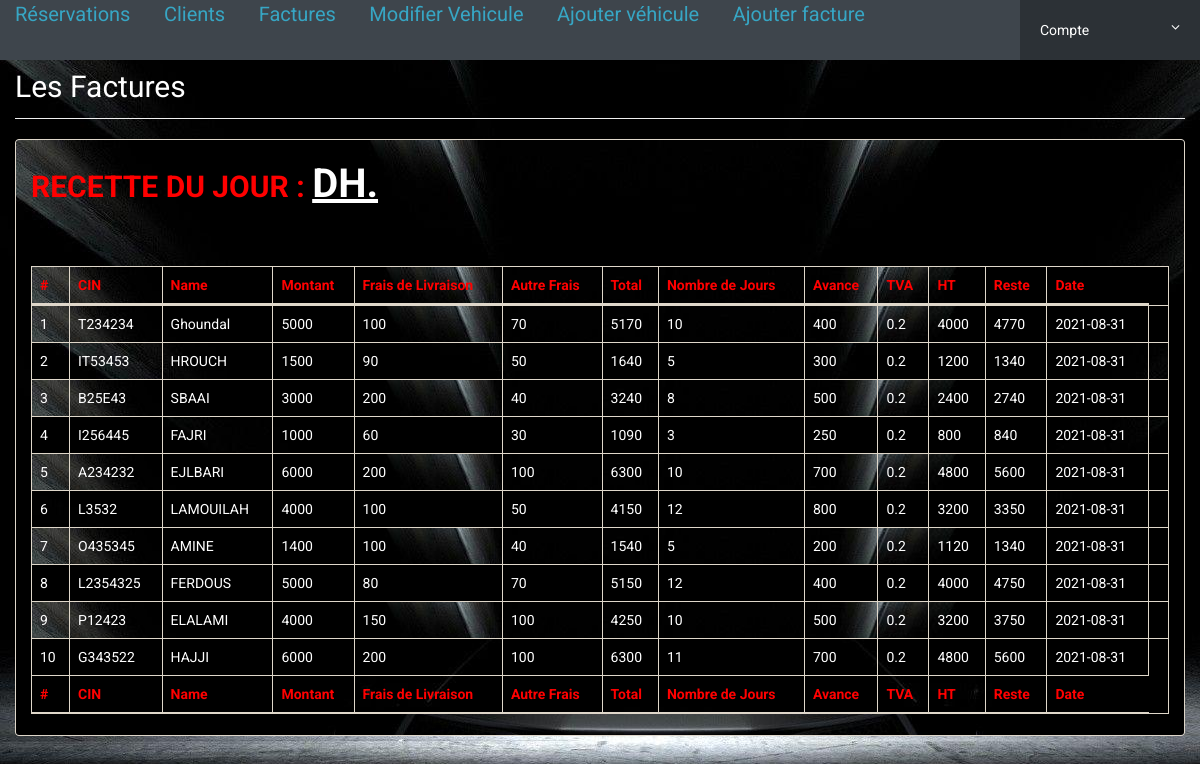
Screenshot of /admin/tblfacture.php (signed in) with the database file from the repository.
### tables this page shows
CREATE TABLE IF NOT EXISTS `facture` (
  `id` int(11) NOT NULL AUTO_INCREMENT,
  `avance` varchar(255) DEFAULT NULL,
  `fraislv` varchar(255) DEFAULT NULL,
  `frais` int(11) DEFAULT NULL,
  `CIN` varchar(30) NOT NULL,
  `nbjours` int(11) NOT NULL,
  `ttc` double NOT NULL,
  `tva` double NOT NULL DEFAULT '0.2',
  `Name` varchar(50) NOT NULL,
  `matricule` varchar(50) NOT NULL,
  `montant` int(11) NOT NULL,
  `dates` date NOT NULL,
  `total` double NOT NULL,
  PRIMARY KEY (`id`)
);

### admin/tblfacture.php (the view, shortened to what this page needs)
<?php
include('includes/config.php');
if(strlen($_SESSION['alogin'])==0)
	{
header('location:index.php');
}
else{
 ?>
 <!doctype html>
<html lang="en" class="no-js">
<head>
	<link rel="stylesheet" href="css/font-awesome.min.css">
	<link rel="stylesheet" href="css/bootstrap.min.css">
	<link rel="stylesheet" href="css/dataTables.bootstrap.min.css">
	<link rel="stylesheet" href="css/bootstrap-social.css">
	<link rel="stylesheet" href="css/bootstrap-select.css">
	<link rel="stylesheet" href="css/fileinput.min.css">
	<link rel="stylesheet" href="css/awesome-bootstrap-checkbox.css">
	<link rel="stylesheet" href="css/style.css">
</head>
<body>
	<?php include('includes/header.php');?>
	<div class="ts-main-content">
		<div class="content-">
			<div class="container-fluid">
				<div class="row">
					<div class="col-md-12">
						<h2 class="page-title" style = "color: white ">Les Factures</h2>
						<div class="panel panel-default">
							<div class="panel-body">
								<table id="zctb" class="display table table-striped table-bordered " cellspacing="0" width="100%">
									<thead>
										<tr>
										<th>#</th>
										<th>CIN</th>
										<th>Name</th>
										<th>Montant</th>
										<th>Frais de Livraison</th>
										<th>Autre Frais</th>
										<th>Total</th>
										<th>Nombre de Jours</th>
										<th>Avance</th>
										<th>TVA</th>
										<th>HT</th>
										<th>Reste</th>
										<th>Date</th>
										</tr>
									</thead>
									<tfoot>
										<tr>
										<th>#</th>
										<th>CIN</th>
										<th>Name</th>
										<th>Montant</th>
										<th>Frais de Livraison</th>
										<th>Autre Frais</th>
										<th>Total</th>
										<th>Nombre de Jours</th>
										<th>Avance</th>
										<th>TVA</th>
										<th>HT</th>
										<th>Reste</th>
										<th>Date</th>
										</tr>
									</tfoot>
									<tbody>
									<?php $sql = "SELECT facture.Name,facture.CIN,facture.avance,facture.fraislv,facture.frais,facture.nbjours, facture.montant, facture.matricule, facture.tva, facture.dates from facture  ";
											$query = $pdo -> prepare($sql);
											$query->execute();
											$results=$query->fetchAll(PDO::FETCH_OBJ);
											$cnt=1;
											if($query->rowCount() > 0)
											{
											foreach($results as $result)
											{				?>
										<tr>
											<?php $result->total = $result->montant + $result->fraislv + $result->frais;	?>
											<td><?php echo htmlentities($cnt);?></td>
											<td><?php echo htmlentities($result->CIN);?></td>
											<td><?php echo htmlentities($result->Name);?></td>
											<td><?php echo htmlentities($result->montant);?></td>
											<td><?php echo htmlentities($result->fraislv);?></td>
											<td><?php echo htmlentities($result->frais);?></td>
											<td class="tot"><?php echo htmlentities($result->total);?></td>
											<td><?php echo htmlentities($result->nbjours);?></td>
											<td><?php echo htmlentities($result->avance);?></td>
											<td><?php echo htmlentities($result->tva);?></td>
											<td><?php echo htmlentities($result->montant-($result->montant*$result->tva));?></td>
											<td><?php echo htmlentities($result->total-$result->avance);?></td>
											<td><?php echo htmlentities($result->dates);?></td>
											<td></td>
											</tr>
										<?php
										$cnt=$cnt+1;
												}} ?>
											<?php
												$sql = "select SUM(montant + fraislv + frais) as somme from facture WHERE dates =  CURDATE()  ";
												$query = $pdo -> prepare($sql);
												$query->execute();
												$results=$query->fetchAll(PDO::FETCH_OBJ);
												foreach($results as $result)
													{				?>
												<p style = "font-size : 30px; color : Red;font-weight : bold"> RECETTE DU JOUR :  <span style = " font-size : 40px; text-decoration : underline; color : white ">  <?php echo htmlentities($result->somme); }?> DH.	</span> </p>
									</tbody>
								</table>
							</div>
						</div>
					</div>
				</div>
			</div>
		</div>
	</div>
</body>
</html>
<?php } ?>

### admin/css/style.css (style rules this page uses)
html { font-size: 14px; }
@media only screen and (min-width: 480px) { html { font-size: 17px; } }
@media only screen and (min-width: 768px) { html { font-size: 14px; } }
@media only screen and (min-width: 1024px) { p { font-size: 1em; margin-bottom: 1.8em; } }
body { font-size: 1em; }
.panel { overflow: hidden; }
.page-title { padding-bottom: 15px; margin-bottom: 20px; border-bottom: 1px solid #f0f0f0; }

### admin/tblfacture.php (style rules this page uses)
body { background-image: url("Bgg.jpg") ; }
.panel-body { background-image: url("Bgg.jpg") ; }
table { background-image: url("Bgg.jpg") ; color : white }
.table-striped>tbody>tr:nth-of-type(odd) { background-image: url("Bgg.jpg") ; }
th { color : red; }
h2 { color : white; padding-top : 50px }

### rows the page displays
facture: CIN "T234234", Name "Ghoundal", montant "5000", fraislv "100", frais "70", total "5170", nbjours "10", avance "400", tva "0.2", $result->montant-($result->montant*$result->tva) "4000", $result->total-$result->avance "4770", dates "2021-08-31"
facture: CIN "IT53453", Name "HROUCH", montant "1500", fraislv "90", frais "50", total "1640", nbjours "5", avance "300", tva "0.2", $result->montant-($result->montant*$result->tva) "1200", $result->total-$result->avance "1340", dates "2021-08-31"
facture: CIN "B25E43", Name "SBAAI", montant "3000", fraislv "200", frais "40", total "3240", nbjours "8", avance "500", tva "0.2", $result->montant-($result->montant*$result->tva) "2400", $result->total-$result->avance "2740", dates "2021-08-31"
facture: CIN "I256445", Name "FAJRI", montant "1000", fraislv "60", frais "30", total "1090", nbjours "3", avance "250", tva "0.2", $result->montant-($result->montant*$result->tva) "800", $result->total-$result->avance "840", dates "2021-08-31"
facture: CIN "A234232", Name "EJLBARI", montant "6000", fraislv "200", frais "100", total "6300", nbjours "10", avance "700", tva "0.2", $result->montant-($result->montant*$result->tva) "4800", $result->total-$result->avance "5600", dates "2021-08-31"
facture: CIN "L3532", Name "LAMOUILAH", montant "4000", fraislv "100", frais "50", total "4150", nbjours "12", avance "800", tva "0.2", $result->montant-($result->montant*$result->tva) "3200", $result->total-$result->avance "3350", dates "2021-08-31"
facture: CIN "O435345", Name "AMINE", montant "1400", fraislv "100", frais "40", total "1540", nbjours "5", avance "200", tva "0.2", $result->montant-($result->montant*$result->tva) "1120", $result->total-$result->avance "1340", dates "2021-08-31"
facture: CIN "L2354325", Name "FERDOUS", montant "5000", fraislv "80", frais "70", total "5150", nbjours "12", avance "400", tva "0.2", $result->montant-($result->montant*$result->tva) "4000", $result->total-$result->avance "4750", dates "2021-08-31"
facture: CIN "P12423", Name "ELALAMI", montant "4000", fraislv "150", frais "100", total "4250", nbjours "10", avance "500", tva "0.2", $result->montant-($result->montant*$result->tva) "3200", $result->total-$result->avance "3750", dates "2021-08-31"
facture: CIN "G343522", Name "HAJJI", montant "6000", fraislv "200", frais "100", total "6300", nbjours "11", avance "700", tva "0.2", $result->montant-($result->montant*$result->tva) "4800", $result->total-$result->avance "5600", dates "2021-08-31"
